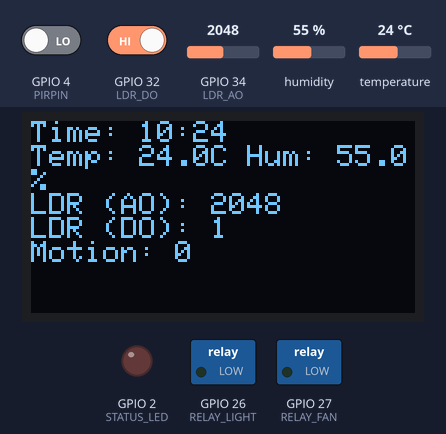
Bench run of a sketch on a simulated ESP32. Parts: 128×64 one-colour display, switched loads named in the sketch (green lamp = pin HIGH), output pins drawn as LEDs (lit = HIGH). Inputs (shaded band) come from the test bench; at power-on: GPIO 32 (LDR_DO) HIGH, humidity 55 %, GPIO 34 (LDR_AO) = 2048, GPIO 4 (PIRPIN) LOW, temperature 24 °C. The local clock reads 2024-03-15 10:24:30 at power-on unless the sketch sets it; EEPROM starts erased; what the sketch prints to the serial monitor is not drawn.

Above: at 1.2 s.
1.3 s: GPIO 32 (LDR_DO) driven LOW
At 2.9 s:
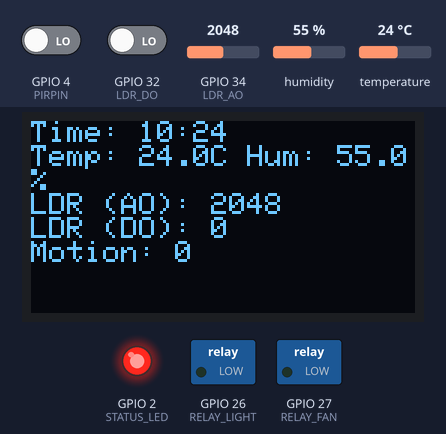
4.2 s: humidity set to 22 %
At 5.6 s:
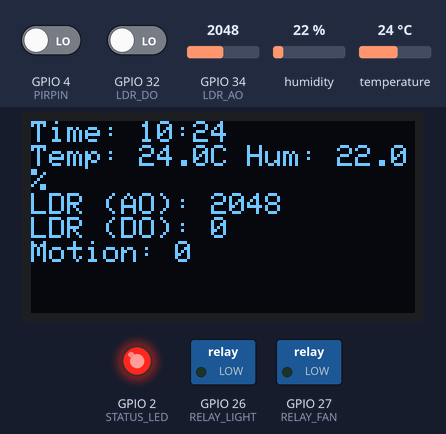
7.1 s: GPIO 34 (LDR_AO) set to 1960
At 9.9 s:
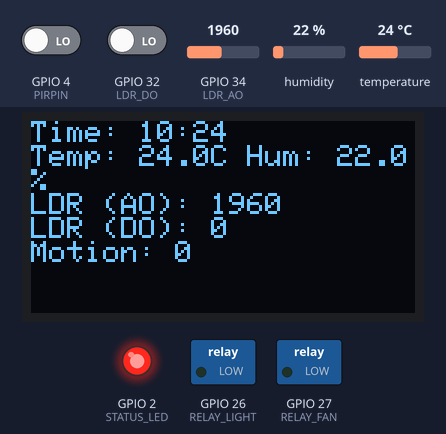
10.2 s: GPIO 4 (PIRPIN) driven HIGH
At 11.6 s:
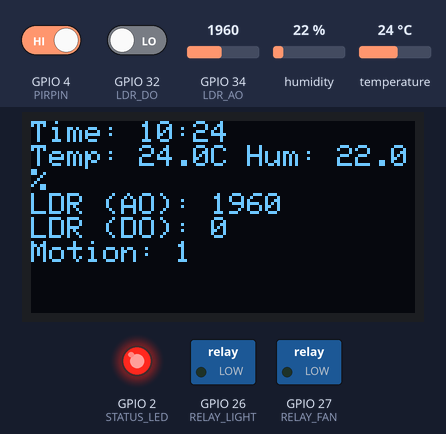
13.1 s: temperature set to 29.5 °C
At 15.9 s:
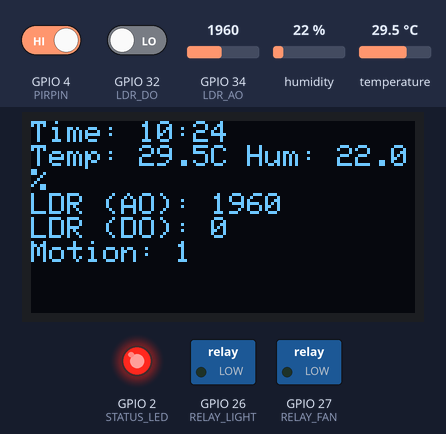
16.6 s: temperature set to 30.9 °C
At 17.6 s:
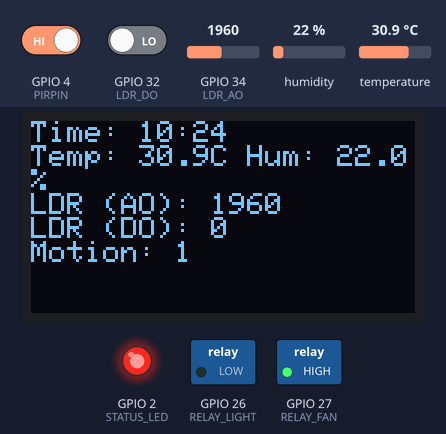
Timing chart, 0 to 19.6 s (numbered marks = the images above; inputs shaded):
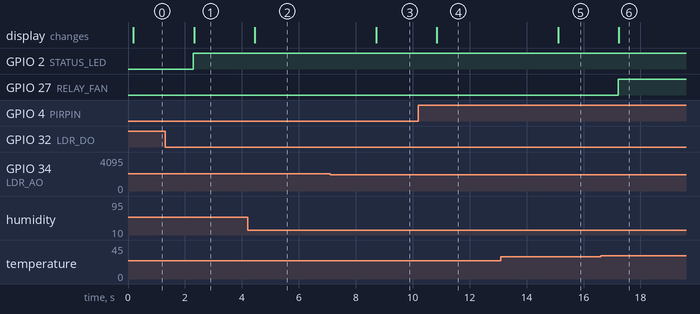

The sketch:

sketch.ino
```cpp
#include <Wire.h>
#include <Adafruit_SSD1306.h>
#include <Adafruit_GFX.h>
#include <DHT.h>
#include <RTClib.h>
#include <EEPROM.h>

// Pin Definitions
#define DHTPIN 15
#define DHTTYPE DHT22
#define PIRPIN 4
#define LDR_AO 34
#define LDR_DO 32
#define RELAY_LIGHT 26
#define RELAY_FAN 27
#define STATUS_LED 2  // New LED indicator pin

// EEPROM addresses
#define TEMP_THRESHOLD_ADDR 0
#define LIGHT_THRESHOLD_ADDR 10

// Object instances
DHT dht(DHTPIN, DHTTYPE);
RTC_DS1307 rtc;
Adafruit_SSD1306 display(128, 64, &Wire, -1);

// Threshold defaults
float TEMP_THRESHOLD = 30.0;
int LIGHT_THRESHOLD = 500;

void setup() {
  Serial.begin(115200);
  dht.begin();
  Wire.begin(21, 22);
  EEPROM.begin(64);

  if (!display.begin(SSD1306_SWITCHCAPVCC, 0x3C)) {
    Serial.println("SSD1306 allocation failed");
  }
  display.clearDisplay();
  display.display();

  if (!rtc.begin()) {
    Serial.println("RTC not found!");
    while (1);
  }
  if (!rtc.isrunning()) {
    rtc.adjust(DateTime(F(__DATE__), F(__TIME__)));
  }

  pinMode(PIRPIN, INPUT);
  pinMode(LDR_DO, INPUT);
  pinMode(RELAY_LIGHT, OUTPUT);
  pinMode(RELAY_FAN, OUTPUT);
  pinMode(STATUS_LED, OUTPUT);

  EEPROM.get(TEMP_THRESHOLD_ADDR, TEMP_THRESHOLD);
  EEPROM.get(LIGHT_THRESHOLD_ADDR, LIGHT_THRESHOLD);
  if (isnan(TEMP_THRESHOLD) || TEMP_THRESHOLD < 10 || TEMP_THRESHOLD > 50) TEMP_THRESHOLD = 30.0;
  if (LIGHT_THRESHOLD < 100 || LIGHT_THRESHOLD > 2000) LIGHT_THRESHOLD = 500;

  Serial.println("System Initialized");
}

void loop() {
  float temperature = dht.readTemperature();
  float humidity = dht.readHumidity();

  if (isnan(temperature) || isnan(humidity)) {
    Serial.println("Failed to read from DHT sensor!");
    delay(2000);
    return;
  }

  int ldrAnalog = analogRead(LDR_AO);
  int ldrDigital = digitalRead(LDR_DO);
  int motion = digitalRead(PIRPIN);
  delay(100);
  DateTime now = rtc.now();

  Serial.printf("[%02d:%02d] Temp: %.1f C, Hum: %.1f%%, LDR: %d, Motion: %d\n",
                now.hour(), now.minute(), temperature, humidity, ldrAnalog, motion);

  if (ldrAnalog < LIGHT_THRESHOLD && motion == HIGH) {
    digitalWrite(RELAY_LIGHT, HIGH);
  } else {
    digitalWrite(RELAY_LIGHT, LOW);
  }

  if (temperature > TEMP_THRESHOLD && motion == HIGH) {
    digitalWrite(RELAY_FAN, HIGH);
  } else {
    digitalWrite(RELAY_FAN, LOW);
  }

  // New: LED indicator based on LDR DO digital output
  if (ldrDigital == LOW) {
    digitalWrite(STATUS_LED, HIGH); // LED ON if light intensity below preset threshold (via DO comparator)
  } else {
    digitalWrite(STATUS_LED, LOW); // LED OFF if sufficient light
  }

  display.clearDisplay();
  display.setTextSize(1);
  display.setTextColor(WHITE);
  display.setCursor(0, 0);
  display.printf("Time: %02d:%02d\n", now.hour(), now.minute());
  display.printf("Temp: %.1fC Hum: %.1f%%\n", temperature, humidity);
  display.printf("LDR (AO): %d\n", ldrAnalog);
  display.printf("LDR (DO): %d\n", ldrDigital);
  display.printf("Motion: %d\n", motion);
  display.display();

  updateThresholds();
  delay(2000);
}

void updateThresholds() {
  if (Serial.available()) {
    String input = Serial.readStringUntil('\n');
    input.trim();
    if (input.startsWith("TEMP:")) {
      float newTemp = input.substring(5).toFloat();
      if (newTemp >= 10 && newTemp <= 50) {
        if (TEMP_THRESHOLD != newTemp) {
          TEMP_THRESHOLD = newTemp;
          EEPROM.put(TEMP_THRESHOLD_ADDR, TEMP_THRESHOLD);
          EEPROM.commit();
        }
        Serial.printf("Updated TEMP_THRESHOLD to %.1f\n", TEMP_THRESHOLD);
      }
    } else if (input.startsWith("LIGHT:")) {
      int newLight = input.substring(6).toInt();
      if (newLight >= 100 && newLight <= 2000) {
        if (LIGHT_THRESHOLD != newLight) {
          LIGHT_THRESHOLD = newLight;
          EEPROM.put(LIGHT_THRESHOLD_ADDR, LIGHT_THRESHOLD);
          EEPROM.commit();
        }
        Serial.printf("Updated LIGHT_THRESHOLD to %d\n", LIGHT_THRESHOLD);
      }
    }
  }
}
```

Measured:
- the behaviour switches between 30 and 30.1 °C on temperature (found by bisection; images 5 and 6)
- after the input at 1.3 s, GPIO 2 (STATUS_LED): LOW → HIGH after 0.99 s; the display: changes after 1.0 s (image 1)
- after the input at 4.2 s, the display: changes after 0.25 s (image 2)
- after the input at 7.1 s, the display: changes after 1.6 s (image 3)
- after the input at 10.2 s, the display: changes after 0.65 s (image 4)
- after the input at 13.1 s, the display: changes after 2.0 s (image 5)
- after the input at 16.6 s, GPIO 27 (RELAY_FAN): LOW → HIGH after 0.62 s; the display: changes after 0.65 s (image 6)
